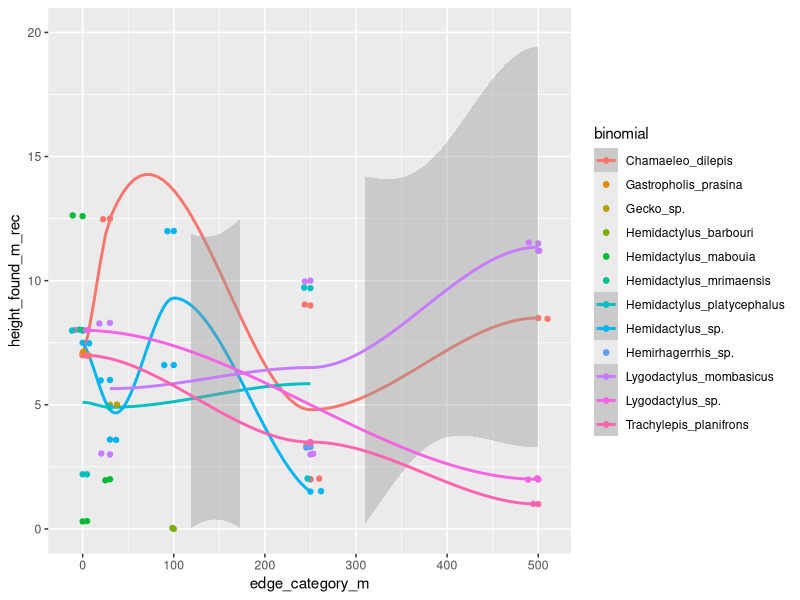

The R script that drew this image:
#species level analysis
#goal, generate lm and plots of all species height by edge dist and abundance
#by edge dist

library(ggplot2)
library(tidyverse)
library(dplyr)
library(tidyr)
select <- dplyr::select


#data
herpd <- read.csv("raw_data/herpdata.csv")
sites <- read.csv("raw_data/sites.csv")
MetaAll <- read.csv("clean_data/MetaAll.csv")

#merge and clean Herp data
herpd <- merge(herpd, sites, by = "Tree_ID", all = TRUE)

herpd <- herpd %>%
  select(-c(notes.x, notes.y))

HghtHerpD <- herpd %>%
  filter(category != "matrix") %>%
  filter(survey_type == "C") %>%
  filter(forest_type == "BR")

#height by edge distance by species
ggplot(data = HghtHerpD, aes(x = edge_category_m, 
                         y = height_found_m_rec, color = binomial))+
  geom_point()+
  geom_smooth()+
  geom_jitter()+
  ylim(0,20)
               

#######################
#GLM for all species heights by distance

#number of species
spec_counts <- MetaAll %>%
  select(ARST:VAAL)

NumSpecies <- ncol(spec_counts)

variables <- MetaAll%>%
  select(edge_category_m,edge_dist_m,category)

# create an empty dataframe to populate with info from glm
reg_abund <- list(NA)
PsuedoRSquared <- list(NA)

for(i in 1:NumSpecies){
  newdata <- cbind(abund = spec_counts[,i], variables)
  lm_abund <- lm(abund~
                   scale(edge_category_m),
                 data=newdata, family = poisson)
  
  lm_mod <- summary(lm_abund)
  reg_abund[[i]] <- rbind(lm_mod$coefficients)
  PsuedoRSquared[[i]] <- rbind(1 - (lm_mod$deviance/lm_mod$null.deviance)) #mcfaddens pseudo R squared
  
}
names(reg_abund) <- colnames(spec_counts)
PsuedoRSquared
